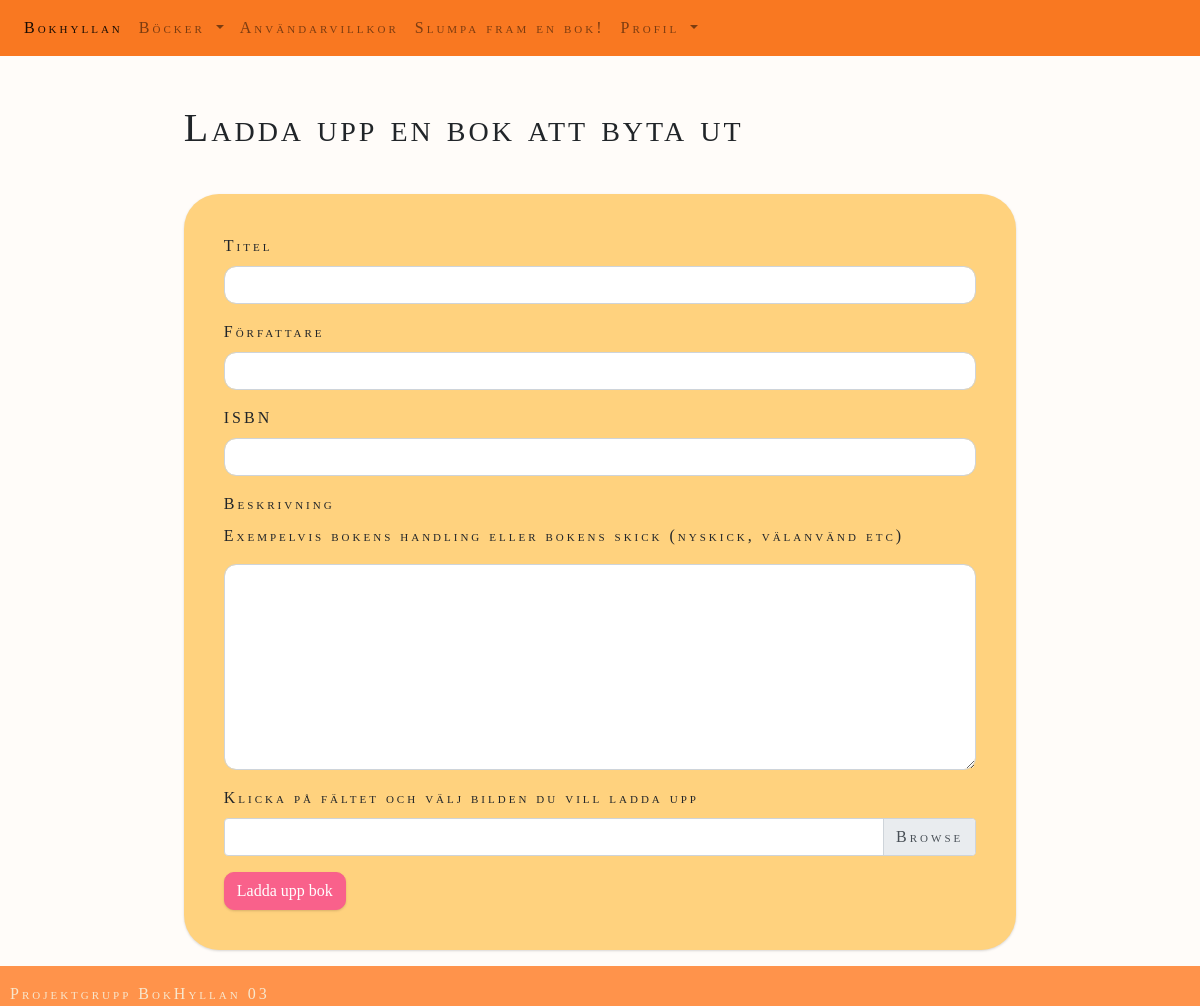
The app's page /add-book (signed in), older data.
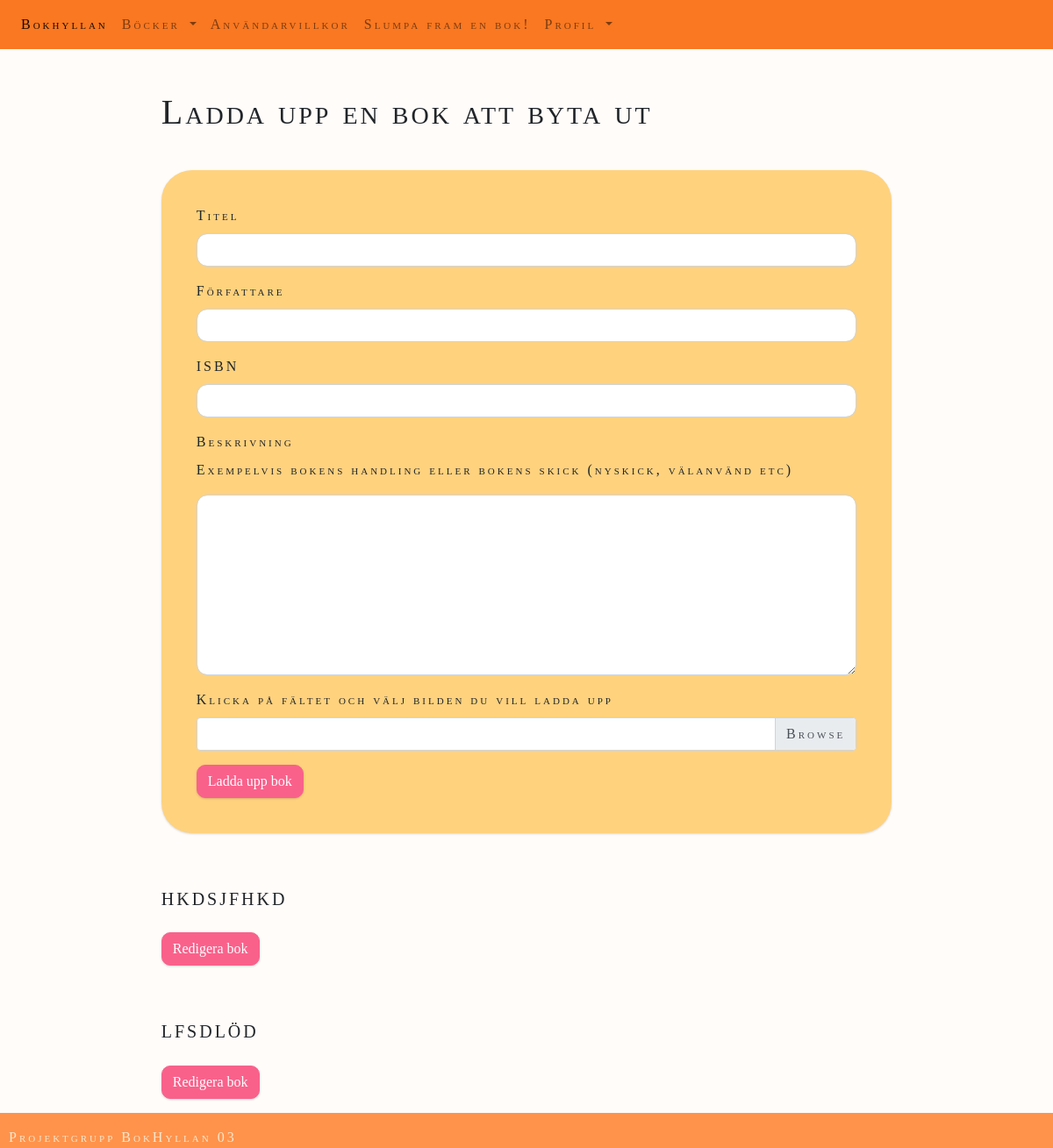
The same page, newer data.
### website/models.py (models this page shows)
class Book(db.Model):
    id = db.Column(db.Integer, primary_key = True)
    title = db.Column(db.String(150))
    author = db.Column(db.String(150))
    isbn = db.Column(db.String(150))
    review = db.Column(db.String(30000))
    user_id = db.Column(db.Integer, db.ForeignKey('user.id'))
    cover_pic = db.Column(db.String())

### website/views.py (the view, shortened to what this page needs)
@views.route('/add-book', methods=['GET', 'POST'])
@login_required
def add_book():
    books = Book.query.filter_by(user_id=current_user.id).all()
    return render_template('add_book.html', user=current_user, books=books )

### website/templates/add_book.html (shortened to what this page needs)
{% extends "base.html" %}
{% block content %}
  <div id="add-book-div">
    <h1>Ladda upp en bok att byta ut</h1>
      <form action="/add-book" id="add-book-form" method="POST" enctype="multipart/form-data">
        <div class="form-group">
          <label for="title">Titel</label>
          <input type="text" class="form-control" name="title" id="title" required>
        </div>
        <div class="form-group">
          <label for="author">Författare</label>
          <input type="text" class="form-control" name="author" id="author" required>
        </div>
        <div class="form-group">
          <label for="isbn">ISBN</label>
          <input type="text" class="form-control" name="isbn" id="isbn">
        </div>
        <div class="form-group">
          <label for="review">Beskrivning</label>
          <p id="add-book-text">Exempelvis bokens handling eller bokens skick (nyskick, välanvänd etc)</p>
          <textarea class="form-control" name="review" id="review" rows="8" required></textarea>
        </div>
        <label>Klicka på fältet och välj bilden du vill ladda upp</label>
        <div class="custom-file">
            <label class="custom-file-label" for="cover" placeholder=""></label>
        </div>
        <button type="submit" class="btn btn-primary">Ladda upp bok</button>
      </form>
      {% for book in books %}
  <div id="user-books-div">
    <h3>{{ book.title }}</h3>
    <form method="GET" action="{{ url_for('views.edit_book', book_id=book.id) }}">
            <button type="submit" class="btn btn-primary">Redigera bok</button>
        </form>
  </div>
{% endfor %}
  </div>
{% endblock %}

Row changes from the older to the newer data that the page shows:
added Book: title "hkdsjfhkd"
added Book: title "lfsdlöd"
